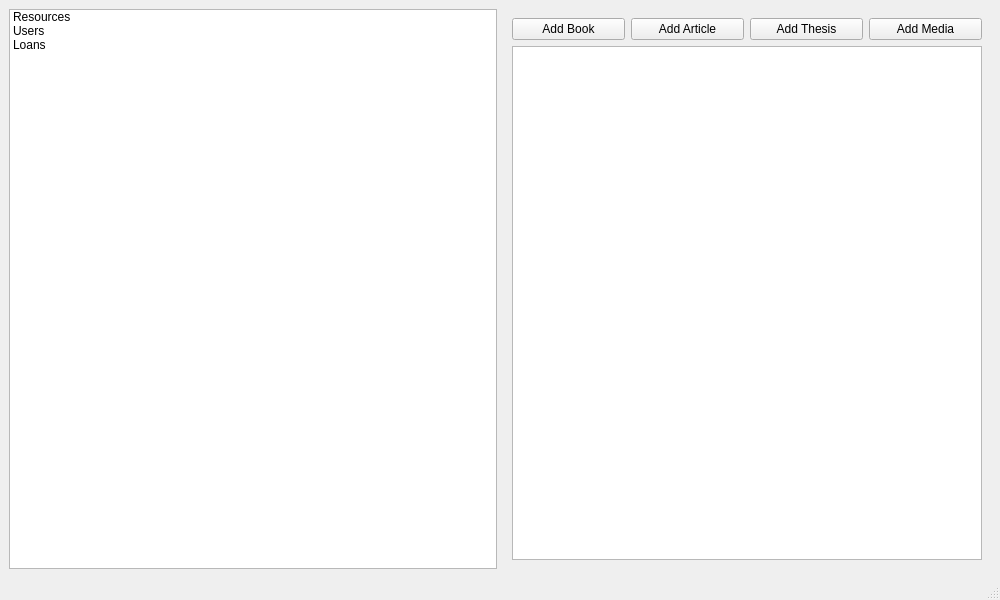
<?xml version="1.0" encoding="UTF-8"?>
<ui version="4.0">
 <class>MainWindow</class>
 <widget class="QMainWindow" name="MainWindow">
  <property name="geometry"><rect><x>0</x><y>0</y><width>1000</width><height>600</height></rect></property>
  <property name="windowTitle"><string>Library Management System</string></property>
  <widget class="QWidget" name="centralwidget">
   <layout class="QHBoxLayout" name="mainLayout">
    <item>
     <widget class="QListWidget" name="listWidget">
      <item><property name="text"><string>Resources</string></property></item>
      <item><property name="text"><string>Users</string></property></item>
      <item><property name="text"><string>Loans</string></property></item>
     </widget>
    </item>
    <item>
     <widget class="QStackedWidget" name="stackedWidget">
      <!-- Page 1: Resources -->
      <widget class="QWidget" name="pageResources">
       <layout class="QVBoxLayout" name="verticalLayoutResources">
        <item>
         <layout class="QHBoxLayout" name="buttonsLayout">
          <item><widget class="QPushButton" name="btnAddBook"><property name="text"><string>Add Book</string></property></widget></item>
          <item><widget class="QPushButton" name="btnAddArticle"><property name="text"><string>Add Article</string></property></widget></item>
          <item><widget class="QPushButton" name="btnAddThesis"><property name="text"><string>Add Thesis</string></property></widget></item>
          <item><widget class="QPushButton" name="btnAddMedia"><property name="text"><string>Add Media</string></property></widget></item>
         </layout>
        </item>
        <item><widget class="QTableWidget" name="tableResources"/></item>
       </layout>
      </widget>

      <!-- Page 2: Users -->
      <widget class="QWidget" name="pageUsers">
       <layout class="QVBoxLayout" name="verticalLayoutUsers">
        <item><widget class="QPushButton" name="btnAddUser"><property name="text"><string>Add User</string></property></widget></item>
        <item><widget class="QTableWidget" name="tableUsers"/></item>
       </layout>
      </widget>

      <!-- Page 3: Loans -->
      <widget class="QWidget" name="pageLoans">
       <layout class="QVBoxLayout" name="verticalLayoutLoans">
        <item>
         <layout class="QHBoxLayout" name="loanButtons">
          <item><widget class="QPushButton" name="btnBorrow"><property name="text"><string>Borrow</string></property></widget></item>
          <item><widget class="QPushButton" name="btnReturn"><property name="text"><string>Return</string></property></widget></item>
         </layout>
        </item>
        <item><widget class="QTableWidget" name="tableLoans"/></item>
       </layout>
      </widget>

     </widget>
    </item>
   </layout>
  </widget>
  <widget class="QMenuBar" name="menubar"/>
  <widget class="QStatusBar" name="statusbar"/>
 </widget>
 <resources/>
 <connections/>
</ui>
